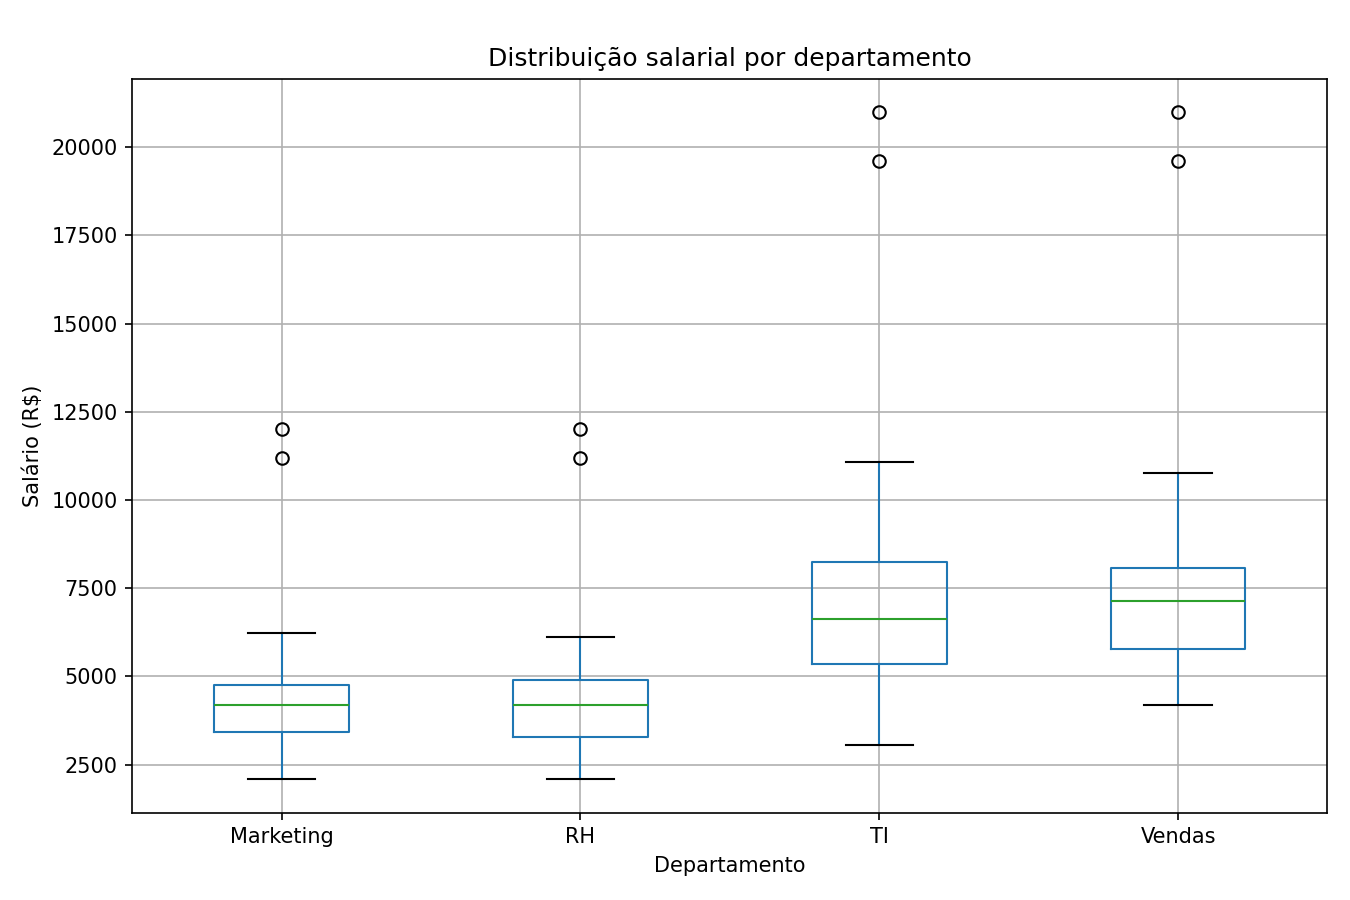

Here is the Python script that generated this plot:
import pandas as pd
import matplotlib.pyplot as plt
from pathlib import Path

ARQUIVO = Path(__file__).resolve().parent / "dados_boxplot.csv"
df = pd.read_csv(ARQUIVO)

df.boxplot(column="salario", by="departamento", figsize=(9, 6))
plt.suptitle("")
plt.title("Distribuição salarial por departamento")
plt.xlabel("Departamento")
plt.ylabel("Salário (R$)")
plt.tight_layout()
plt.savefig(Path(__file__).resolve().parent / "grafico_boxplot.png", dpi=150)
plt.close()
